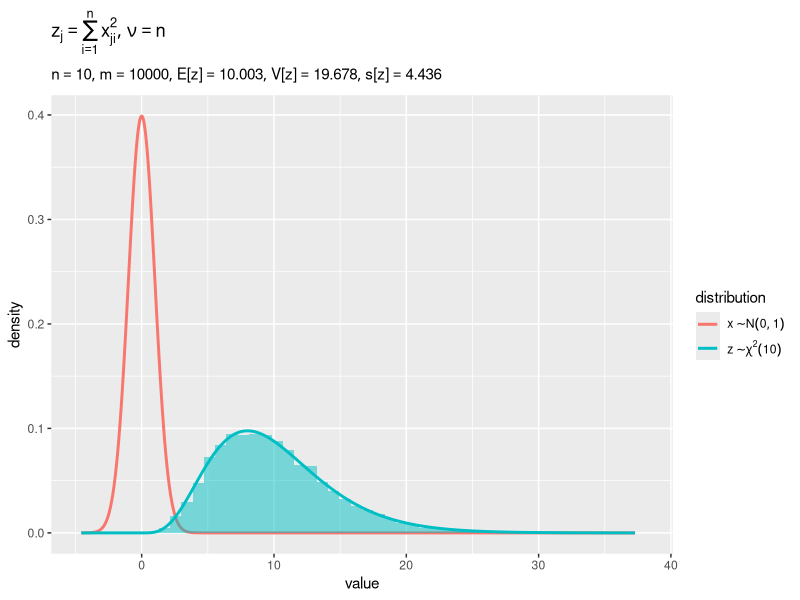

Reproduce this figure in R. (Note: this script raises an error after producing the figure.)

# カイ二乗分布 ------------------------------------------------------------------

# 利用パッケージ
library(tidyverse)
library(gganimate)

# チェック用
library(ggplot2)


# 標準正規分布とカイ二乗分布の関係 ----------------------------------------------------------

# 試行回数を指定
max_iter <- 10000

# サンプルサイズ(自由度)を指定
N <- 10

# (標準)正規分布のパラメータを指定:(固定)
mu_x    <- 0
sigma_x <- 1


# サンプリング
sample_x_df <- tidyr::expand_grid(
  iter = 1:max_iter, # 試行番号
  i    = 1:N         # データ番号:(サンプル)
) |> 
  dplyr::group_by(iter) |> # 乱数生成用
  dplyr::mutate(
    x = rnorm(n = N, mean = mu_x, sd = sigma_x)
  ) |> 
  dplyr::ungroup()

# サンプル2乗和を計算
sample_z_df <- sample_x_df |> 
  # dplyr::mutate(
  #   x = (x - mu_x) / sigma_x # 標準化
  # ) |> 
  dplyr::group_by(iter) |> # 平均の計算用
  dplyr::summarise(
    z = sum(x^2), .groups = "drop"
  )

# 確率変数の範囲を設定
x_min <- min(sample_x_df[["x"]], sample_z_df[["z"]])
x_max <- max(sample_x_df[["x"]], sample_z_df[["z"]])

# 確率密度を計算
dens_df <- tibble::tibble(
  x      = seq(from = x_min, to = x_max, length.out = 1000), 
  dens_x = dnorm(x = x, mean = mu_x, sd = sigma_x), # 正規分布
  dens_z = dchisq(x = x, df = N) # カイ二乗分布
) |> 
  tidyr::pivot_longer(
    cols = !x, 
    names_prefix = "dens_", 
    names_to  = "dist", 
    values_to = "dens"
  ) # 確率密度列をまとめる


### ・結果の作図 -----

# サンプル2乗和を抽出
sample_z_vec <- sample_z_df[["z"]]

# サンプル2乗和の標本統計量を計算:(ラベル用)
mean_z <- sum(sample_z_vec) / max_iter
var_z  <- sum((sample_z_vec - mean_z)^2) / max_iter
sd_z   <- sqrt(var_z)

# ラベル用の文字列を作成
variable_label <- paste0(
  "list(", 
  "z[j] == sum(x[ji]^2, i==1, n)", 
  ", nu == ", "n", 
  ")"
)
stats_label <- paste0(
  "list(", 
  "n == ", N, 
  ", m == ", max_iter, 
  ", E*'['*z*']' == ", round(mean_z, digits = 3), 
  ", V*'['*z*']' == ", round(var_z, digits = 3), 
  ", s*'['*z*']' == ", round(sd_z, digits = 3), 
  ")"
)
param_label_vec <- c(
  parse(text = paste0("x %~% N(", mu_x, ", ", sigma_x, ")")), 
  parse(text = paste0("z %~% chi^2*(", N, ")"))
)

# サンプルを作図
ggplot() + 
  geom_line(data = dens_df, 
            mapping = aes(x = x, y = dens, color = dist), 
            linewidth = 1) + # 生成分布
  geom_histogram(data = sample_z_df, 
                 mapping = aes(x = z, y = ..density..), 
                 bins = 50, fill = scales::hue_pal()(n = 2)[2], 
                 alpha = 0.5) + # サンプル2乗和
  scale_color_hue(labels = param_label_vec) + # (凡例ラベル用)
  theme(legend.text.align = 0, 
        legend.position = "right") + 
  labs(title = parse(text = variable_label), 
       subtitle = parse(text = stats_label), 
       color = "distribution", 
       x = "value", y = "density")


### ・推移の作図 -----

# 1フレーム当たりのデータ数を指定
n_per_frame <- 100

# フレーム数を設定
frame_num <- max_iter / n_per_frame
frame_num


# サンプル2乗和の標本統計量を計算:(ラベル用)
mean_z_vec <- cumsum(sample_z_vec) / 1:max_iter
var_z_vec  <- cumsum((sample_z_vec - mean_z_vec)^2) / 1:max_iter
sd_z_vec   <- sqrt(var_z_vec)

# サンプル2乗和を複製
trace_sample_z_df <- sample_z_df |> 
  tidyr::uncount(weights = (max_iter-iter)%/%n_per_frame+1, .id = "m") |> # 累積ミニバッチに複製
  dplyr::mutate(
    j = iter, # データ番号:(サンプル番号)
    m = max_iter - (m-1)*n_per_frame, # 行番号をデータ数に変換
    label = paste0(
      "n = ", N, 
      ", m = ", m, 
      ", E[z] = ", round(mean_z_vec[m], digits = 3), 
      ", V[z] = ", round(var_z_vec[m], digits = 3), 
      ", s[z] = ", round(sd_z_vec[m], digits = 3)
    )
  ) |> 
  tibble::add_row(
    j = 0, m = 0, 
    label = paste0("n = ", N, ", m = 0, E[z] = NA, V[z] = NA, s[z] = NA") # フレーム用ラベル
  ) |> # 初回フレーム用にダミーを追加
  dplyr::arrange(m, j) |> # 因子レベルの設定用
  dplyr::mutate(
    label = factor(label, levels = unique(label)) # フレーム番号に応じてレベル付け
  )

# サンプルを複製
trace_sample_x_df <- sample_x_df |> 
  dplyr::mutate(
    frame = (iter-1) %/% n_per_frame + 1, # フレーム番号
    m     = frame * n_per_frame, # データ数:(サンプル)
    j     = iter, # データ番号:(サンプル2乗和)
    color_id = (j-1) %% n_per_frame, # ミニバッチ内のデータ番号
    label = unique(trace_sample_z_df[["label"]])[frame+1] # フレーム用ラベル
  ) |> 
  tibble::add_row(
    j = 0, m = 0, 
    label = paste0("n = ", N, ", m = 0, E[z] = NA, V[z] = NA, s[z] = NA")
  ) |> 
  dplyr::arrange(m, j)


# 確率密度の最大値を設定
y_max <- max(dens_df[["dens"]])

# サンプル点のプロット位置の調整値を指定
y_min <- -0.01

# サンプルを作図
anim <- ggplot() + 
  geom_line(data = dens_df, 
            mapping = aes(x = x, y = dens, color = dist), 
            linewidth = 1) + # 生成分布
  geom_histogram(data = trace_sample_z_df, 
                 mapping = aes(x = z, y = ..density..), 
                 bins = 50, fill = scales::hue_pal()(n = 2)[2], 
                 alpha = 0.5) + # サンプル2乗和
  geom_point(data = trace_sample_x_df, 
             mapping = aes(x = x, y = y_min*0.5, fill = factor(color_id)), 
             size = 2, alpha = 0.1, shape = "circle filled", stroke = 0, show.legend = FALSE) + # サンプル
  geom_point(data = trace_sample_z_df, 
             mapping = aes(x = z, y = y_min), 
             size = 2, color = scales::hue_pal()(n = 2)[2], alpha = 0.01) + # サンプル2乗和
  gganimate::transition_manual(frames = label) + # フレーム
  scale_color_hue(labels = param_label_vec) + # (凡例ラベル用)
  coord_cartesian(ylim = c(y_min, y_max)) + 
  theme(legend.text.align = 0, 
        legend.position = "right") + 
  labs(title = parse(text = variable_label), 
       subtitle = "{current_frame}", 
       color = "distribution", 
       x = "value", y = "density")

# 停止フレーム数を指定
pause_frame <- 10

# gif画像を作成
gganimate::animate(
  plot = anim, 
  nframes = frame_num+pause_frame, end_pause = pause_frame, fps = 10, 
  width = 800, height = 600, 
  renderer = gganimate::gifski_renderer()
)
